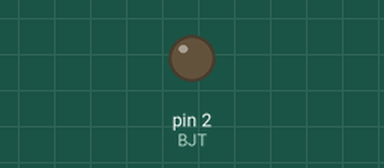
Bench run of a sketch on a simulated Arduino Uno, built with avr-gcc and run on an emulated ATmega328P. Parts: output pins drawn as LEDs (lit = HIGH).

Above: at 1.5 s.
At 4.5 s:
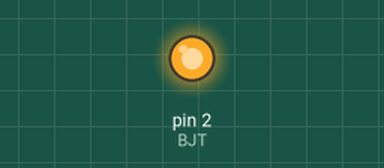
Timing chart, 0 to 7.8 s (numbered marks = the images above):
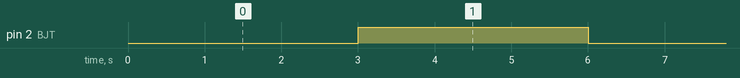

Measured:
- by itself, pin 2 (BJT): alternates HIGH for 3.0 s and LOW for 3.0 s

The sketch:

Transistor_Switch_-_Copy.ino
```cpp
//************************Arduino Code ******************************
//This example code was used on the Forcetronics YouTube Channel to demonstrate how to

//make an inverter or not gate using an NPN and PNP transistor. This code is open for
//anybody to use or modify

const int BJT = 2; //create variable to control the base of NPN and PNP

void setup() {
  pinMode(BJT, OUTPUT);   // set it as digital output
}

void loop() {
  digitalWrite(BJT, LOW);   // set base of NPN and PNP to low
  delay(3000);
  digitalWrite(BJT, HIGH);   // set base of NPN and PNP to high
  delay(3000);
}
```
